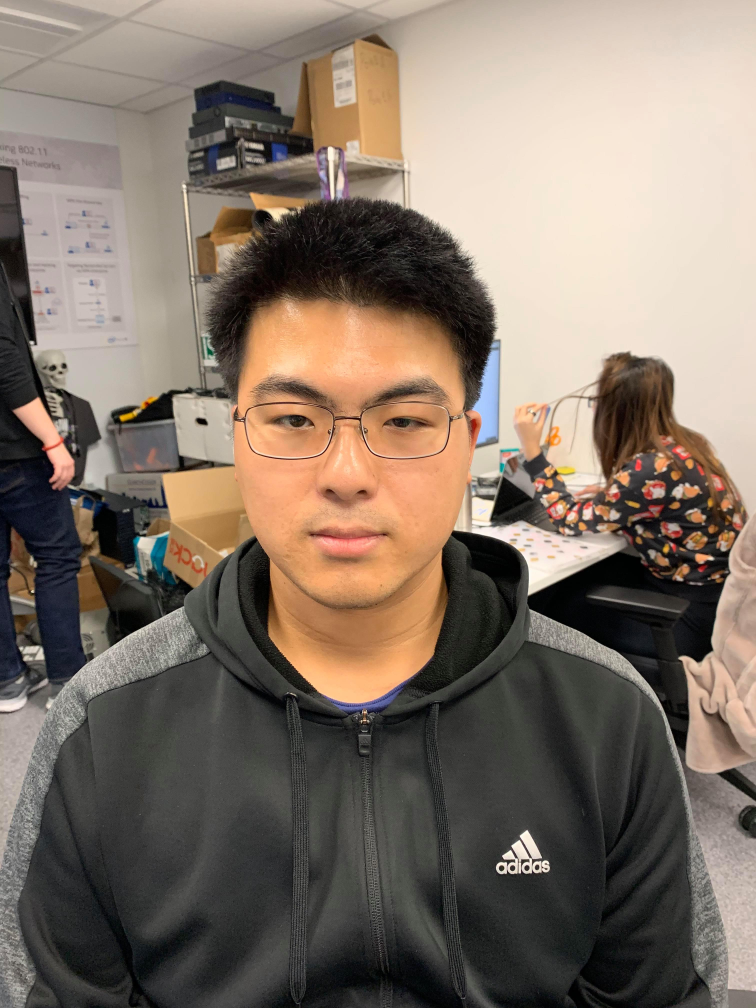
#> input picture ply/albert.jpg, 3024 x 4032 px (shown at 1/4 size)
$ jupyter execute --allow-errors Rough_Mura_Masa.ipynb   (shell and % lines are left out)
#> lines starting #> are read from the running program, lines starting #| are printed output that depends on the picture
[cell 1]
import numpy as np
import matplotlib.pyplot as plt
import pandas as pd
import open3d as o3d
%pylab inline
import matplotlib.pyplot as plt
import matplotlib.image as mpimg

[cell 2]
attr = ['x','y', 'z', 'nx','ny', 'nz', 'diffuse_red', 'diffuse_green', 'diffuse_blue', 'class', 'detection']

[cell 3]
path = "./ply/albert.ply"
#> (the rest of this cell did not finish here and is left out)

## show some points where the y threshold is set to some num

[cell 4]
def reject_outliers(data, m=1):
    return abs(data - np.mean(data)) < m * np.std(data)
#> (the rest of this cell did not finish here and is left out)

[cell 5]
ythresh = 3
# mask = reject_outliers(df['y'])
#> (the rest of this cell did not finish here and is left out)

[cell 6]
def write_ply(filename, df):
    header = f'''ply
    format ascii 1.0
    element vertex {len(df)}
    property float x
    property float y
    property float z
    property float nx
    property float ny
    property float nz
    property uchar diffuse_red
    property uchar diffuse_green
    property uchar diffuse_blue
    property uchar class
    property uchar detection
    end_header
    '''
    with open(filename, "w+") as p:
        p.write(header)
        for i in df1.iterrows():
            p.write(f"{i[1]['x']} {i[1]['y']} {i[1]['z']} {i[1]['nx']} {i[1]['ny']} {i[1]['nz']} {int(i[1]['diffuse_red'])} {int(i[1]['diffuse_green'])} {int(i[1]['diffuse_blue'])} {int(i[1]['class'])} {int(i[1]['detection'])} \n")

[cell 7]
#write_ply("./ply/just_albert.ply", df1)

[cell 8]
# Load saved point cloud and visualize it
pcd_load = o3d.io.read_point_cloud("./ply/just_albert.ply")
# mesh_frame = o3d.geometry.TriangleMesh.create_coordinate_frame()
# o3d.visualization.draw_geometries([pcd_load])

# now try to overlay the pts on the image

[cell 9]
img = mpimg.imread('./ply/albert.jpg')
#> img is the input picture: shape (4032, 3024, 3); mean R, G, B 129.5, 115.4, 103.5
w,h = img.shape[1], img.shape[0]
#> w = 3024; h = 4032
print(f"size {w}, {h} picture")
#| size 3024, 4032 picture

[cell 10]
# so now I scale everything to match the image size

#> (a cell that did not finish here is left out)

[cell 12]
img_mask = np.zeros((h, w, 3))
#> (the rest of this cell did not finish here and is left out)

[cell 13]
img_mask[3189,707]
#> Out = [0, 0, 0]

[cell 14]
s = img * img_mask
#> s: shape (4032, 3024, 3) float64; every value is 0
plt.figure(figsize=(10,10))
plt.imshow(s)

# Use grabcut for foreground obj segmentation

[cell 15]
import cv2 as cv

[cell 16]
from matplotlib import pyplot as plt

img = cv.imread('./ply/albert.jpg') # BGR for some freaking reason
# img = np.flip(img,axis=2)
mask = np.zeros(img.shape[:2],np.uint8)

# img by a random ass rectangle
bgdModel = np.zeros((1,65),np.float64)
fgdModel = np.zeros((1,65),np.float64)

#> (the rest of this cell did not finish here and is left out)

[cell 17]
# # second pass with the mask
# mask[y_trans.astype(int)-1, x_trans.astype(int)-1] = 1
# # mask[newmask == 255] = 1
# mask, bgdModel, fgdModel = cv.grabCut(img,mask,None,bgdModel,fgdModel,5,cv.GC_INIT_WITH_MASK)
# mask = np.where((mask==2)|(mask==0),0,1).astype('uint8')
# img = img*mask[:,:,np.newaxis]
# plt.imshow(img),plt.colorbar(),plt.show()

[cell 18]
np.unique(mask) # 0 - sure forground, 2- maybe fg, 3- background
#> Out = [0]
#> mask: shape (4032, 3024); every value is 0

[cell 19]
np.unique(mask) # 0 - sure forground, 2- maybe fg, 3- background
img_color =  cv.imread('./ply/albert.jpg')
img_color = np.flip(img_color,axis=2)

mask1 = np.where((mask==0),0,1).astype('uint8')
mask2 = np.where((mask==2),0,1).astype('uint8')
mask3 = np.where((mask==3),0,1).astype('uint8')
mask4 = np.where(((mask==2) | (mask==0)),0,1).astype('uint8')


f, axarr = plt.subplots(3,2, figsize=(10,10))
axarr[0,0].imshow(img_color)
axarr[0,1].imshow(img_color * mask1[:,:,np.newaxis])
axarr[1,0].imshow(img_color * mask2[:,:,np.newaxis])
axarr[1,1].imshow(img_color * mask3[:,:,np.newaxis])
axarr[2,0].imshow(img_color * mask4[:,:,np.newaxis])
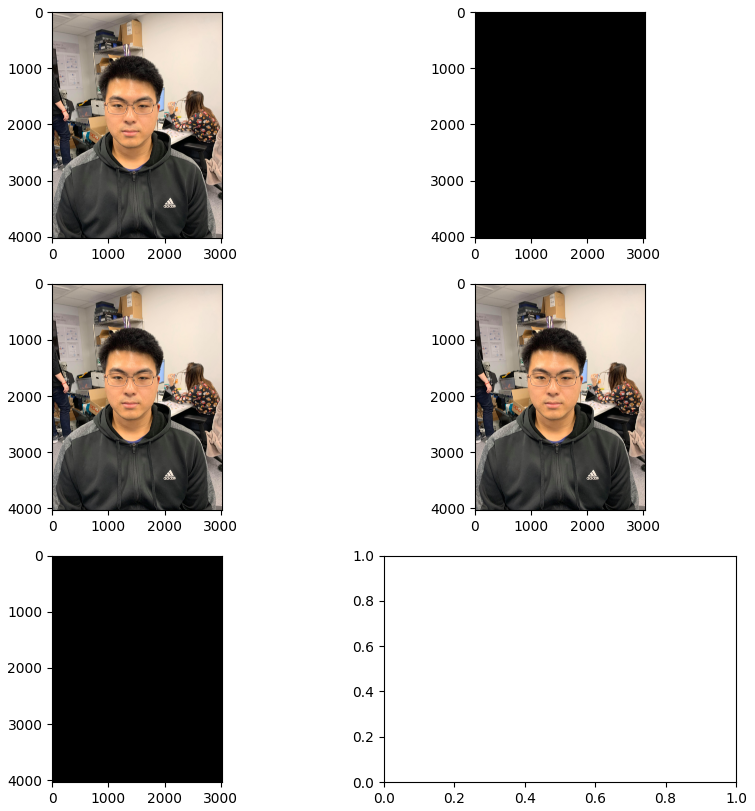
#> figure drawn by matplotlib, 5 panels

[cell 20]
cv.imwrite( "grabcut_res/img1.jpg", img * mask1[:,:,np.newaxis])
cv.imwrite( "grabcut_res/img2.jpg", img * mask2[:,:,np.newaxis])
cv.imwrite( "grabcut_res/img3.jpg", img * mask3[:,:,np.newaxis])
cv.imwrite( "grabcut_res/img4.jpg", img * mask4[:,:,np.newaxis])
#> Out = True
